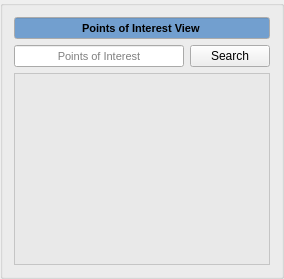
        <widget class="QGroupBox" name="points_of_interest_view_groupbox">
         <property name="title">
          <string/>
         </property>
         <layout class="QGridLayout" name="gridLayout_6">
          <item row="0" column="0" colspan="2">
           <widget class="QLineEdit" name="points_of_interest_view_lineedit">
            <property name="palette">
             <palette>
              <active>
               <colorrole role="Base">
                <brush brushstyle="SolidPattern">
                 <color alpha="255">
                  <red>114</red>
                  <green>159</green>
                  <blue>207</blue>
                 </color>
                </brush>
               </colorrole>
              </active>
              <inactive>
               <colorrole role="Base">
                <brush brushstyle="SolidPattern">
                 <color alpha="255">
                  <red>114</red>
                  <green>159</green>
                  <blue>207</blue>
                 </color>
                </brush>
               </colorrole>
              </inactive>
              <disabled>
               <colorrole role="Base">
                <brush brushstyle="SolidPattern">
                 <color alpha="255">
                  <red>255</red>
                  <green>255</green>
                  <blue>255</blue>
                 </color>
                </brush>
               </colorrole>
              </disabled>
             </palette>
            </property>
            <property name="font">
             <font>
              <pointsize>8</pointsize>
              <weight>75</weight>
              <bold>true</bold>
             </font>
            </property>
            <property name="layoutDirection">
             <enum>Qt::LeftToRight</enum>
            </property>
            <property name="autoFillBackground">
             <bool>false</bool>
            </property>
            <property name="text">
             <string>Points of Interest View</string>
            </property>
            <property name="alignment">
             <set>Qt::AlignCenter</set>
            </property>
            <property name="readOnly">
             <bool>true</bool>
            </property>
           </widget>
          </item>
          <item row="1" column="0">
           <widget class="QLineEdit" name="points_of_interest_line_edit">
            <property name="palette">
             <palette>
              <active>
               <colorrole role="WindowText">
                <brush brushstyle="SolidPattern">
                 <color alpha="255">
                  <red>0</red>
                  <green>0</green>
                  <blue>0</blue>
                 </color>
                </brush>
               </colorrole>
               <colorrole role="Dark">
                <brush brushstyle="SolidPattern">
                 <color alpha="255">
                  <red>119</red>
                  <green>119</green>
                  <blue>118</blue>
                 </color>
                </brush>
               </colorrole>
               <colorrole role="Mid">
                <brush brushstyle="SolidPattern">
                 <color alpha="255">
                  <red>159</red>
                  <green>159</green>
                  <blue>157</blue>
                 </color>
                </brush>
               </colorrole>
               <colorrole role="Text">
                <brush brushstyle="SolidPattern">
                 <color alpha="255">
                  <red>0</red>
                  <green>0</green>
                  <blue>0</blue>
                 </color>
                </brush>
               </colorrole>
               <colorrole role="ButtonText">
                <brush brushstyle="SolidPattern">
                 <color alpha="255">
                  <red>0</red>
                  <green>0</green>
                  <blue>0</blue>
                 </color>
                </brush>
               </colorrole>
               <colorrole role="Base">
                <brush brushstyle="SolidPattern">
                 <color alpha="255">
                  <red>255</red>
                  <green>255</green>
                  <blue>255</blue>
                 </color>
                </brush>
               </colorrole>
               <colorrole role="Window">
                <brush brushstyle="SolidPattern">
                 <color alpha="255">
                  <red>238</red>
                  <green>238</green>
                  <blue>236</blue>
                 </color>
                </brush>
               </colorrole>
               <colorrole role="Shadow">
                <brush brushstyle="SolidPattern">
                 <color alpha="255">
                  <red>0</red>
                  <green>0</green>
                  <blue>0</blue>
                 </color>
                </brush>
               </colorrole>
               <colorrole role="AlternateBase">
                <brush brushstyle="SolidPattern">
                 <color alpha="255">
                  <red>184</red>
                  <green>184</green>
                  <blue>184</blue>
                 </color>
                </brush>
               </colorrole>
               <colorrole role="ToolTipBase">
                <brush brushstyle="SolidPattern">
                 <color alpha="255">
                  <red>255</red>
                  <green>255</green>
                  <blue>220</blue>
                 </color>
                </brush>
               </colorrole>
               <colorrole role="ToolTipText">
                <brush brushstyle="SolidPattern">
                 <color alpha="255">
                  <red>0</red>
                  <green>0</green>
                  <blue>0</blue>
                 </color>
                </brush>
               </colorrole>
               <colorrole role="PlaceholderText">
                <brush brushstyle="NoBrush">
                 <color alpha="128">
                  <red>0</red>
                  <green>0</green>
                  <blue>0</blue>
                 </color>
                </brush>
               </colorrole>
              </active>
              <inactive>
               <colorrole role="WindowText">
                <brush brushstyle="SolidPattern">
                 <color alpha="255">
                  <red>0</red>
                  <green>0</green>
                  <blue>0</blue>
                 </color>
                </brush>
               </colorrole>
               <colorrole role="Dark">
                <brush brushstyle="SolidPattern">
                 <color alpha="255">
                  <red>119</red>
                  <green>119</green>
                  <blue>118</blue>
                 </color>
                </brush>
               </colorrole>
               <colorrole role="Mid">
                <brush brushstyle="SolidPattern">
                 <color alpha="255">
                  <red>159</red>
                  <green>159</green>
                  <blue>157</blue>
                 </color>
                </brush>
               </colorrole>
               <colorrole role="Text">
                <brush brushstyle="SolidPattern">
                 <color alpha="255">
                  <red>0</red>
                  <green>0</green>
                  <blue>0</blue>
                 </color>
                </brush>
               </colorrole>
               <colorrole role="ButtonText">
                <brush brushstyle="SolidPattern">
                 <color alpha="255">
                  <red>0</red>
                  <green>0</green>
                  <blue>0</blue>
                 </color>
                </brush>
               </colorrole>
               <colorrole role="Base">
                <brush brushstyle="SolidPattern">
                 <color alpha="255">
                  <red>255</red>
                  <green>255</green>
                  <blue>255</blue>
                 </color>
                </brush>
               </colorrole>
               <colorrole role="Window">
                <brush brushstyle="SolidPattern">
                 <color alpha="255">
                  <red>238</red>
                  <green>238</green>
                  <blue>236</blue>
                 </color>
                </brush>
               </colorrole>
               <colorrole role="Shadow">
                <brush brushstyle="SolidPattern">
                 <color alpha="255">
                  <red>0</red>
                  <green>0</green>
                  <blue>0</blue>
                 </color>
                </brush>
               </colorrole>
               <colorrole role="AlternateBase">
                <brush brushstyle="SolidPattern">
                 <color alpha="255">
                  <red>184</red>
                  <green>184</green>
                  <blue>184</blue>
                 </color>
                </brush>
               </colorrole>
               <colorrole role="ToolTipBase">
                <brush brushstyle="SolidPattern">
                 <color alpha="255">
                  <red>255</red>
                  <green>255</green>
                  <blue>220</blue>
                 </color>
                </brush>
               </colorrole>
               <colorrole role="ToolTipText">
                <brush brushstyle="SolidPattern">
                 <color alpha="255">
                  <red>0</red>
                  <green>0</green>
                  <blue>0</blue>
                 </color>
                </brush>
               </colorrole>
               <colorrole role="PlaceholderText">
                <brush brushstyle="NoBrush">
                 <color alpha="128">
                  <red>0</red>
                  <green>0</green>
                  <blue>0</blue>
                 </color>
                </brush>
               </colorrole>
              </inactive>
              <disabled>
               <colorrole role="WindowText">
                <brush brushstyle="SolidPattern">
                 <color alpha="255">
                  <red>119</red>
                  <green>119</green>
                  <blue>118</blue>
                 </color>
                </brush>
               </colorrole>
               <colorrole role="Dark">
                <brush brushstyle="SolidPattern">
                 <color alpha="255">
                  <red>119</red>
                  <green>119</green>
                  <blue>118</blue>
                 </color>
                </brush>
               </colorrole>
               <colorrole role="Mid">
                <brush brushstyle="SolidPattern">
                 <color alpha="255">
                  <red>159</red>
                  <green>159</green>
                  <blue>157</blue>
                 </color>
                </brush>
               </colorrole>
               <colorrole role="Text">
                <brush brushstyle="SolidPattern">
                 <color alpha="255">
                  <red>119</red>
                  <green>119</green>
                  <blue>118</blue>
                 </color>
                </brush>
               </colorrole>
               <colorrole role="ButtonText">
                <brush brushstyle="SolidPattern">
                 <color alpha="255">
                  <red>119</red>
                  <green>119</green>
                  <blue>118</blue>
                 </color>
                </brush>
               </colorrole>
               <colorrole role="Base">
                <brush brushstyle="SolidPattern">
                 <color alpha="255">
                  <red>238</red>
                  <green>238</green>
                  <blue>236</blue>
                 </color>
                </brush>
               </colorrole>
               <colorrole role="Window">
                <brush brushstyle="SolidPattern">
                 <color alpha="255">
                  <red>238</red>
                  <green>238</green>
                  <blue>236</blue>
                 </color>
                </brush>
               </colorrole>
               <colorrole role="Shadow">
                <brush brushstyle="SolidPattern">
                 <color alpha="255">
                  <red>0</red>
                  <green>0</green>
                  <blue>0</blue>
                 </color>
                </brush>
               </colorrole>
               <colorrole role="AlternateBase">
                <brush brushstyle="SolidPattern">
                 <color alpha="255">
                  <red>184</red>
                  <green>184</green>
                  <blue>184</blue>
                 </color>
                </brush>
               </colorrole>
               <colorrole role="ToolTipBase">
                <brush brushstyle="SolidPattern">
                 <color alpha="255">
                  <red>255</red>
                  <green>255</green>
                  <blue>220</blue>
                 </color>
                </brush>
               </colorrole>
               <colorrole role="ToolTipText">
                <brush brushstyle="SolidPattern">
                 <color alpha="255">
                  <red>0</red>
                  <green>0</green>
                  <blue>0</blue>
                 </color>
                </brush>
               </colorrole>
               <colorrole role="PlaceholderText">
                <brush brushstyle="NoBrush">
                 <color alpha="128">
                  <red>0</red>
                  <green>0</green>
                  <blue>0</blue>
                 </color>
                </brush>
               </colorrole>
              </disabled>
             </palette>
            </property>
            <property name="font">
             <font>
              <pointsize>8</pointsize>
             </font>
            </property>
            <property name="text">
             <string/>
            </property>
            <property name="alignment">
             <set>Qt::AlignCenter</set>
            </property>
            <property name="placeholderText">
             <string>Points of Interest</string>
            </property>
           </widget>
          </item>
          <item row="1" column="1">
           <widget class="QPushButton" name="points_of_interest_search_button">
            <property name="text">
             <string>Search</string>
            </property>
           </widget>
          </item>
          <item row="2" column="0" colspan="2">
           <widget class="QListWidget" name="points_of_interest_list_widget">
            <property name="palette">
             <palette>
              <active>
               <colorrole role="WindowText">
                <brush brushstyle="SolidPattern">
                 <color alpha="255">
                  <red>0</red>
                  <green>0</green>
                  <blue>0</blue>
                 </color>
                </brush>
               </colorrole>
               <colorrole role="Button">
                <brush brushstyle="SolidPattern">
                 <color alpha="255">
                  <red>255</red>
                  <green>255</green>
                  <blue>255</blue>
                 </color>
                </brush>
               </colorrole>
               <colorrole role="Light">
                <brush brushstyle="SolidPattern">
                 <color alpha="255">
                  <red>255</red>
                  <green>255</green>
                  <blue>255</blue>
                 </color>
                </brush>
               </colorrole>
               <colorrole role="Midlight">
                <brush brushstyle="SolidPattern">
                 <color alpha="255">
                  <red>255</red>
                  <green>255</green>
                  <blue>255</blue>
                 </color>
                </brush>
               </colorrole>
               <colorrole role="Dark">
                <brush brushstyle="SolidPattern">
                 <color alpha="255">
                  <red>127</red>
                  <green>127</green>
                  <blue>127</blue>
                 </color>
                </brush>
               </colorrole>
               <colorrole role="Mid">
                <brush brushstyle="SolidPattern">
                 <color alpha="255">
                  <red>170</red>
                  <green>170</green>
                  <blue>170</blue>
                 </color>
                </brush>
               </colorrole>
               <colorrole role="Text">
                <brush brushstyle="SolidPattern">
                 <color alpha="255">
                  <red>0</red>
                  <green>0</green>
                  <blue>0</blue>
                 </color>
                </brush>
               </colorrole>
               <colorrole role="BrightText">
                <brush brushstyle="SolidPattern">
                 <color alpha="255">
                  <red>255</red>
                  <green>255</green>
                  <blue>255</blue>
                 </color>
                </brush>
               </colorrole>
               <colorrole role="Base">
                <brush brushstyle="SolidPattern">
                 <color alpha="142">
                  <red>229</red>
                  <green>229</green>
                  <blue>229</blue>
                 </color>
                </brush>
               </colorrole>
               <colorrole role="Window">
                <brush brushstyle="SolidPattern">
                 <color alpha="255">
                  <red>255</red>
                  <green>255</green>
                  <blue>255</blue>
                 </color>
                </brush>
               </colorrole>
               <colorrole role="Shadow">
                <brush brushstyle="SolidPattern">
                 <color alpha="255">
                  <red>0</red>
                  <green>0</green>
                  <blue>0</blue>
                 </color>
                </brush>
               </colorrole>
               <colorrole role="AlternateBase">
                <brush brushstyle="SolidPattern">
                 <color alpha="255">
                  <red>255</red>
                  <green>255</green>
                  <blue>255</blue>
                 </color>
                </brush>
               </colorrole>
               <colorrole role="ToolTipBase">
                <brush brushstyle="SolidPattern">
                 <color alpha="255">
                  <red>255</red>
                  <green>255</green>
                  <blue>220</blue>
                 </color>
                </brush>
               </colorrole>
               <colorrole role="ToolTipText">
                <brush brushstyle="SolidPattern">
                 <color alpha="255">
                  <red>0</red>
                  <green>0</green>
                  <blue>0</blue>
                 </color>
                </brush>
               </colorrole>
               <colorrole role="PlaceholderText">
                <brush brushstyle="NoBrush">
                 <color alpha="128">
                  <red>0</red>
                  <green>0</green>
                  <blue>0</blue>
                 </color>
                </brush>
               </colorrole>
              </active>
              <inactive>
               <colorrole role="WindowText">
                <brush brushstyle="SolidPattern">
                 <color alpha="255">
                  <red>0</red>
                  <green>0</green>
                  <blue>0</blue>
                 </color>
                </brush>
               </colorrole>
               <colorrole role="Button">
                <brush brushstyle="SolidPattern">
                 <color alpha="255">
                  <red>255</red>
                  <green>255</green>
                  <blue>255</blue>
                 </color>
                </brush>
               </colorrole>
               <colorrole role="Light">
                <brush brushstyle="SolidPattern">
                 <color alpha="255">
                  <red>255</red>
                  <green>255</green>
                  <blue>255</blue>
                 </color>
                </brush>
               </colorrole>
               <colorrole role="Midlight">
                <brush brushstyle="SolidPattern">
                 <color alpha="255">
                  <red>255</red>
                  <green>255</green>
                  <blue>255</blue>
                 </color>
                </brush>
               </colorrole>
               <colorrole role="Dark">
                <brush brushstyle="SolidPattern">
                 <color alpha="255">
                  <red>127</red>
                  <green>127</green>
                  <blue>127</blue>
                 </color>
                </brush>
               </colorrole>
               <colorrole role="Mid">
                <brush brushstyle="SolidPattern">
                 <color alpha="255">
                  <red>170</red>
                  <green>170</green>
                  <blue>170</blue>
                 </color>
                </brush>
               </colorrole>
               <colorrole role="Text">
                <brush brushstyle="SolidPattern">
                 <color alpha="255">
                  <red>0</red>
                  <green>0</green>
                  <blue>0</blue>
                 </color>
                </brush>
               </colorrole>
               <colorrole role="BrightText">
                <brush brushstyle="SolidPattern">
                 <color alpha="255">
                  <red>255</red>
                  <green>255</green>
                  <blue>255</blue>
                 </color>
                </brush>
               </colorrole>
               <colorrole role="Base">
                <brush brushstyle="SolidPattern">
                 <color alpha="142">
                  <red>229</red>
                  <green>229</green>
                  <blue>229</blue>
                 </color>
                </brush>
               </colorrole>
               <colorrole role="Window">
                <brush brushstyle="SolidPattern">
                 <color alpha="255">
                  <red>255</red>
                  <green>255</green>
                  <blue>255</blue>
                 </color>
                </brush>
               </colorrole>
               <colorrole role="Shadow">
                <brush brushstyle="SolidPattern">
                 <color alpha="255">
                  <red>0</red>
                  <green>0</green>
                  <blue>0</blue>
                 </color>
                </brush>
               </colorrole>
               <colorrole role="AlternateBase">
                <brush brushstyle="SolidPattern">
                 <color alpha="255">
                  <red>255</red>
                  <green>255</green>
                  <blue>255</blue>
                 </color>
                </brush>
               </colorrole>
               <colorrole role="ToolTipBase">
                <brush brushstyle="SolidPattern">
                 <color alpha="255">
                  <red>255</red>
                  <green>255</green>
                  <blue>220</blue>
                 </color>
                </brush>
               </colorrole>
               <colorrole role="ToolTipText">
                <brush brushstyle="SolidPattern">
                 <color alpha="255">
                  <red>0</red>
                  <green>0</green>
                  <blue>0</blue>
                 </color>
                </brush>
               </colorrole>
               <colorrole role="PlaceholderText">
                <brush brushstyle="NoBrush">
                 <color alpha="128">
                  <red>0</red>
                  <green>0</green>
                  <blue>0</blue>
                 </color>
                </brush>
               </colorrole>
              </inactive>
              <disabled>
               <colorrole role="WindowText">
                <brush brushstyle="SolidPattern">
                 <color alpha="255">
                  <red>127</red>
                  <green>127</green>
                  <blue>127</blue>
                 </color>
                </brush>
               </colorrole>
               <colorrole role="Button">
                <brush brushstyle="SolidPattern">
                 <color alpha="255">
                  <red>255</red>
                  <green>255</green>
                  <blue>255</blue>
                 </color>
                </brush>
               </colorrole>
               <colorrole role="Light">
                <brush brushstyle="SolidPattern">
                 <color alpha="255">
                  <red>255</red>
                  <green>255</green>
                  <blue>255</blue>
                 </color>
                </brush>
               </colorrole>
               <colorrole role="Midlight">
                <brush brushstyle="SolidPattern">
                 <color alpha="255">
                  <red>255</red>
                  <green>255</green>
                  <blue>255</blue>
                 </color>
                </brush>
               </colorrole>
               <colorrole role="Dark">
                <brush brushstyle="SolidPattern">
                 <color alpha="255">
                  <red>127</red>
                  <green>127</green>
                  <blue>127</blue>
                 </color>
                </brush>
               </colorrole>
               <colorrole role="Mid">
                <brush brushstyle="SolidPattern">
                 <color alpha="255">
                  <red>170</red>
                  <green>170</green>
                  <blue>170</blue>
                 </color>
                </brush>
               </colorrole>
               <colorrole role="Text">
                <brush brushstyle="SolidPattern">
                 <color alpha="255">
                  <red>127</red>
                  <green>127</green>
                  <blue>127</blue>
                 </color>
                </brush>
               </colorrole>
               <colorrole role="BrightText">
                <brush brushstyle="SolidPattern">
                 <color alpha="255">
                  <red>255</red>
                  <green>255</green>
                  <blue>255</blue>
                 </color>
                </brush>
               </colorrole>
               <colorrole role="Base">
                <brush brushstyle="SolidPattern">
                 <color alpha="255">
                  <red>255</red>
                  <green>255</green>
                  <blue>255</blue>
                 </color>
                </brush>
               </colorrole>
               <colorrole role="Window">
                <brush brushstyle="SolidPattern">
                 <color alpha="255">
                  <red>255</red>
                  <green>255</green>
                  <blue>255</blue>
                 </color>
                </brush>
               </colorrole>
               <colorrole role="Shadow">
                <brush brushstyle="SolidPattern">
                 <color alpha="255">
                  <red>0</red>
                  <green>0</green>
                  <blue>0</blue>
                 </color>
                </brush>
               </colorrole>
               <colorrole role="AlternateBase">
                <brush brushstyle="SolidPattern">
                 <color alpha="255">
                  <red>255</red>
                  <green>255</green>
                  <blue>255</blue>
                 </color>
                </brush>
               </colorrole>
               <colorrole role="ToolTipBase">
                <brush brushstyle="SolidPattern">
                 <color alpha="255">
                  <red>255</red>
                  <green>255</green>
                  <blue>220</blue>
                 </color>
                </brush>
               </colorrole>
               <colorrole role="ToolTipText">
                <brush brushstyle="SolidPattern">
                 <color alpha="255">
                  <red>0</red>
                  <green>0</green>
                  <blue>0</blue>
                 </color>
                </brush>
               </colorrole>
               <colorrole role="PlaceholderText">
                <brush brushstyle="NoBrush">
                 <color alpha="128">
                  <red>0</red>
                  <green>0</green>
                  <blue>0</blue>
                 </color>
                </brush>
               </colorrole>
              </disabled>
             </palette>
            </property>
            <property name="font">
             <font>
              <pointsize>10</pointsize>
             </font>
            </property>
            <property name="layoutDirection">
             <enum>Qt::LeftToRight</enum>
            </property>
            <property name="autoFillBackground">
             <bool>false</bool>
            </property>
            <property name="frameShape">
             <enum>QFrame::StyledPanel</enum>
            </property>
            <property name="editTriggers">
             <set>QAbstractItemView::DoubleClicked|QAbstractItemView::EditKeyPressed</set>
            </property>
            <property name="resizeMode">
             <enum>QListView::Adjust</enum>
            </property>
            <property name="spacing">
             <number>0</number>
            </property>
           </widget>
          </item>
         </layout>
        </widget>
